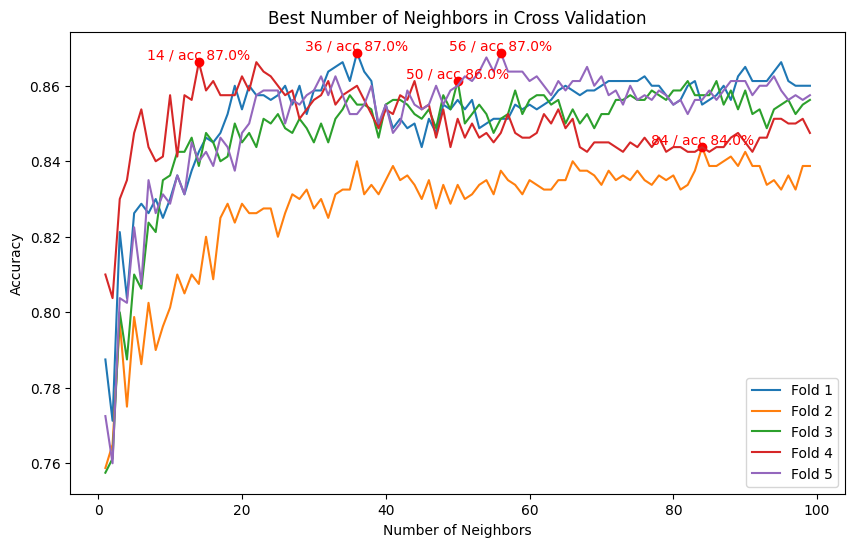

Here is the Python script that generated this plot:
#%%
# IML Project - MLDM
# Chelsy Mena & Serhii V. 

#%% LIBRARIES USED
import numpy as np
import matplotlib.pyplot as plt
import seaborn as sns

#%% LOAD DATA
data = np.genfromtxt('Files\waveform.data',	delimiter=',')

# %% TRAIN TEST SPLIT

def split_data(data, n):
	"""
	Split data in two groups, one with n elements and another with the rest
	
	Input: numpy array dataset, dims a x b
	Output: two numpy arrays, dims b x n and b x (b-n)
	"""

	if n >= data.shape[0]:
		raise IndexError("The dataset has less examples than you think man. Pick a smaller n.")

	np.random.seed(7)
	n_index = list(np.random.choice(data.shape[0], 1000, replace=False))
	remaining_index = [x for x in list(range(data.shape[0])) if x not in n_index]

	n_data = data[n_index]
	remaining_data = data[remaining_index]

	return n_data, remaining_data

test_data, train_data = split_data(data, n=1000)

print(f"Data Size: {data.shape[0]} x {data.shape[1]}")
print(f"Test Size: {test_data.shape[0]} x {test_data.shape[1]}")
print(f"Train Size: {train_data.shape[0]} x {train_data.shape[1]}")

# %% K FOLD CROSS VALIDATION

def euclidian_distance(point_a, point_b):

	"""
	Calculate the Euclidian Distance for two points
	
	Input: Two points, numpy arrays
	Output: The distance between the two points
	"""

	diffs = 0

	for i in range(point_a.shape[0] - 1):
		diffs += (point_a[i] - point_b[i])**2
	distance = diffs**0.5

	return distance


def distance_matrix(train_data, test_data):

	"""
	Precalculate the distance matrix between two tables
	
	Input: Two numpy arrays with points
	Output: Distance matrix between the two, numpy array
	"""
	
	distance_matrix = []

	for test_point in test_data:
		row = []
		for train_point in train_data:
			distance = euclidian_distance(test_point, train_point)
			row.append(distance)
		distance_matrix.append(row)

	return np.array(distance_matrix)


def knn_predictions(train_data, test_data, k, distance_matrix=None):

	"""Predict the labels for a dataset
	
	Input: 
		- Train dataset, numpy array
		- Test dataset, numpy arrya
		- Number of neighbors to consider
		- Distance matrix if it's precalculated outside
	
	Output: 
		- Array with the predictions
		- Accuracy across the test set
	"""

	predictions = []

	# Pick a point from the test set
	for i in range(test_data.shape[0]):

		#If I precalculated the distances, just have to get the row
		if distance_matrix is not None:
			distances = distance_matrix[i]

		# Else, calculate all distances and store them
		else:
			distances = []

			for train_point in train_data:

				distance = euclidian_distance(test_data[i], train_point)
				distances.append(distance)

		# Pick the indexes of the k nearest neighbors
		k_nearest = np.argpartition(distances, k)[:k]
		k_nearest_labels = train_data[k_nearest][:, 21]

		# Cast simple majority vote. DOESNT TAKE TIES INTO ACCOUNT
		values, counts = np.unique(k_nearest_labels, return_counts=True)
		label_index = np.where(counts==max(counts))
		majority_label = values[label_index]

		# Store the predictions vs the true stuff
		predictions.append([majority_label[0], test_data[i][21]])

	# Calculate the accuracy
	comparision = list(map(lambda x: 1 if x[0]==x[1] else 0, predictions))
	accuracy = sum(comparision)/len(comparision)

	return predictions, accuracy

#%%
n_folds = 5
n_items = int(train_data.shape[0]/n_folds)

accuracies = []

for i in range(1, n_folds+1):

	# Split the small validation data
	val_index = range((i-1)*n_items, i*n_items)
	train_index = [x for x in list(range(train_data.shape[0])) if x not in val_index]

	fold_train = train_data[train_index]
	fold_test = train_data[val_index]

	calculated_distance_matrix = distance_matrix(fold_train, fold_test)

	accs = []
	for k in range(1, 100):
		_, acc = knn_predictions(fold_train, fold_test, k, calculated_distance_matrix)
		accs.append(acc)
	print(f"Done {i}")

	accuracies.append(accs)

# %% PLOT THE ACCURACIES

plt.figure(figsize=(10, 6))

# Loop over each list of accuracies
for i, line in enumerate(accuracies):

    sns.lineplot(x=range(1, len(line)+1), y=line, label=f'Fold {i+1}')

    # Find the index and value of the maximum point in the line
    max_index = np.argmax(line)
    max_value = line[max_index]
    plt.plot(max_index + 1, max_value, 'ro')

    # Annotate the maximum value with the index
    plt.text(max_index + 1, max_value, f'{max_index+1} / acc {round(max_value,3)*100}%', color='red', ha='center', va='bottom')

plt.xlabel('Number of Neighbors')
plt.ylabel('Accuracy')
plt.title('Best Number of Neighbors in Cross Validation')
plt.legend()
plt.show()
# %%
